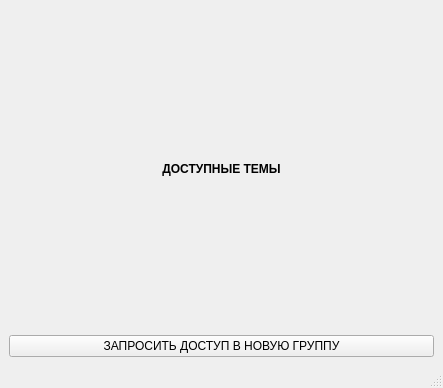
<?xml version="1.0" encoding="UTF-8"?>
<ui version="4.0">
 <class>MainWindow</class>
 <widget class="QMainWindow" name="MainWindow">
  <property name="geometry">
   <rect>
    <x>0</x>
    <y>0</y>
    <width>443</width>
    <height>388</height>
   </rect>
  </property>
  <property name="windowTitle">
   <string>MainWindow</string>
  </property>
  <widget class="QWidget" name="centralwidget">
   <layout class="QVBoxLayout" name="verticalLayout_2">
    <item>
     <widget class="QLabel" name="headline">
      <property name="font">
       <font>
        <weight>75</weight>
        <bold>true</bold>
       </font>
      </property>
      <property name="text">
       <string>ДОСТУПНЫЕ ТЕМЫ</string>
      </property>
      <property name="alignment">
       <set>Qt::AlignCenter</set>
      </property>
     </widget>
    </item>
    <item>
     <layout class="QVBoxLayout" name="verticalLayout"/>
    </item>
    <item>
     <layout class="QVBoxLayout" name="verticalLayout_3">
      <item>
       <widget class="QPushButton" name="request_for_group">
        <property name="text">
         <string>ЗАПРОСИТЬ ДОСТУП В НОВУЮ ГРУППУ</string>
        </property>
       </widget>
      </item>
     </layout>
    </item>
   </layout>
  </widget>
  <widget class="QMenuBar" name="menubar">
   <property name="geometry">
    <rect>
     <x>0</x>
     <y>0</y>
     <width>443</width>
     <height>21</height>
    </rect>
   </property>
  </widget>
  <widget class="QStatusBar" name="statusbar"/>
 </widget>
 <resources/>
 <connections/>
</ui>
